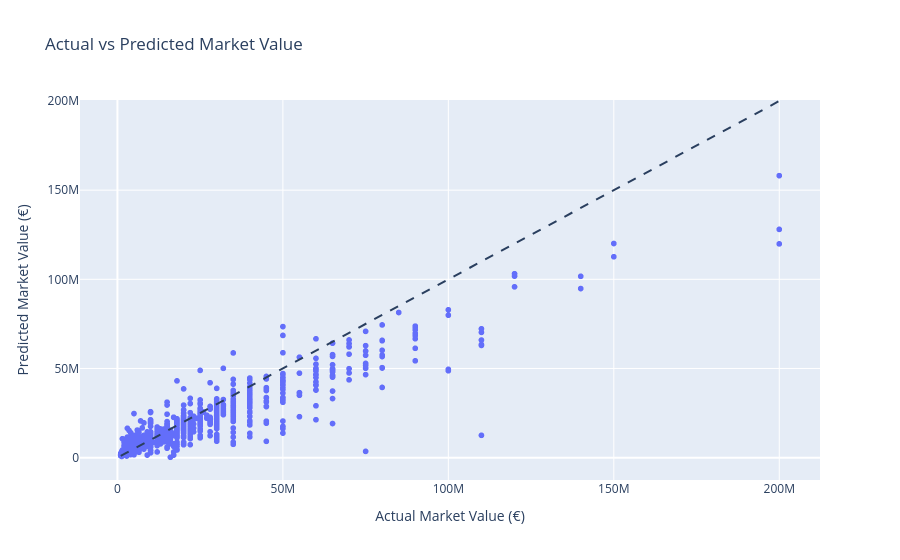

The notebook cell saved with this chart:
### Code cell
fig = px.scatter(
    df_filtered,
    x="actual_value",
    y="predicted_value",
    hover_name="Player",
    title="Actual vs Predicted Market Value",
    labels={
        "actual_value": "Actual Market Value (€)",
        "predicted_value": "Predicted Market Value (€)"
    }
)

fig.add_shape(
    type="line",
    x0=df_filtered["actual_value"].min(),
    y0=df_filtered["actual_value"].min(),
    x1=df_filtered["actual_value"].max(),
    y1=df_filtered["actual_value"].max(),
    line=dict(dash="dash")
)

fig.show()

### Figure 1 — Plotly figure (JSON) as saved in the notebook; plotly's stock layout.template omitted (floating-point values rounded to 4 significant figures; data arrays with more than 128 entries replaced by an {"elided": "..."} marker saying what was removed)
{"data": [{"hovertemplate": "<b>%{hovertext}</b><br><br>Actual Market Value (€)=%{x}<br>Predicted Market Value (€)=%{y}<extra></extra>", "hovertext": {"elided": "1645 str values"}, "legendgroup": "", "marker": {"color": "#636efa", "symbol": "circle"}, "mode": "markers", "name": "", "showlegend": false, "type": "scattergl", "x": {"elided": "1645 int values"}, "xaxis": "x", "y": {"elided": "1645 float values"}, "yaxis": "y"}], "layout": {"legend": {"tracegroupgap": 0}, "shapes": [{"line": {"dash": "dash"}, "type": "line", "x0": 1000000, "x1": 200000000, "y0": 1000000, "y1": 200000000}], "title": {"text": "Actual vs Predicted Market Value"}, "xaxis": {"anchor": "y", "domain": [0, 1], "title": {"text": "Actual Market Value (€)"}}, "yaxis": {"anchor": "x", "domain": [0, 1], "title": {"text": "Predicted Market Value (€)"}}}}
